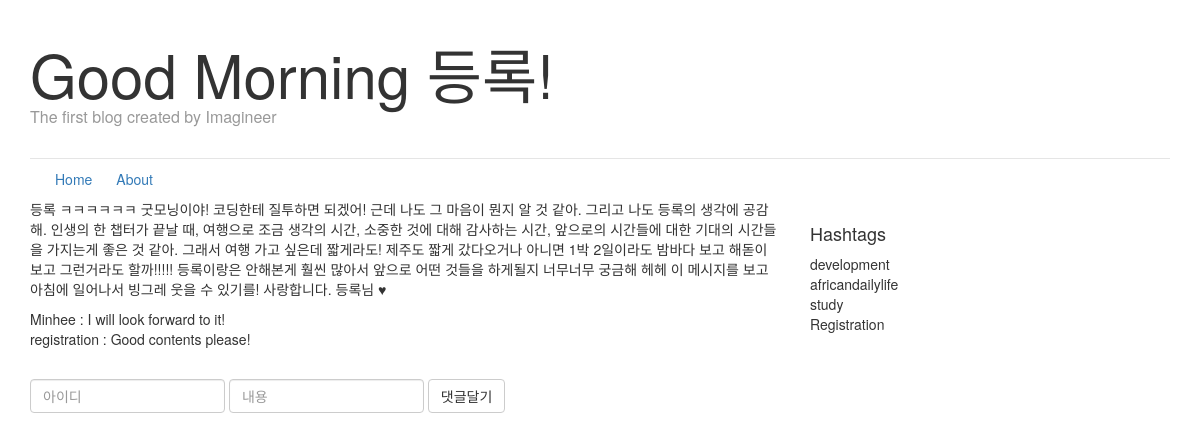
Page /2/ on the committed database.
### feed/models.py (models this page shows, shortened)
class Article(models.Model):
    DEVELOPMENT = "dv"
    PERSONAL = "ps"
    CATEGORY_CHOICES = (
        (DEVELOPMENT, "development"),
        (PERSONAL, "personal"),
    )
    title = models.CharField(max_length=200)
    content = models.TextField()
    category = models.CharField(
        max_length=2,
        choices=CATEGORY_CHOICES,
        default=DEVELOPMENT,
    )
    hashtag = models.ManyToManyField(HashTag)

class Comment(models.Model):
    article = models.ForeignKey(
        Article,
        related_name = "article_comments",
        on_delete=models.CASCADE
    )
    username = models.CharField(max_length=50)
    content = models.TextField(max_length=200)

class HashTag(models.Model):
    name = models.CharField(max_length=50)
    def __str__(self):
        return self.name

### feed/views.py (the view, shortened to what this page needs)
# urls.py: url(r'^(?P<article_id>[0-9]+)/$', views.detail, name='index'),
def detail(request, article_id):
    article = Article.objects.get(id=article_id)
    hashtag_list = HashTag.objects.all()
    ctx = {
        "article" : article,
        "hashtag_list" : hashtag_list,
    }
    if request.method == "GET" :
        pass
    return render(request, "details.html", ctx)

### Templates/details.html (shortened to what this page needs)
{% extends "base.html" %}
{% block body %}
<div class = "container">
  <header class="blog-header">
          <h1 class="blog-title">{{ article.title }}</h1>
          <p class="lead blog-description">The first blog created by Imagineer</p>
  </header>
{% include "navbar.html" %}
  <div class="row">
      <div class="col-md-8 blog-main">
        <div class="blog-post">
          <p> {{article.content}} </p>
        </div>
        <div>
          {% for comment in article.article_comments.all %}
            <div> {{comment.username}} : {{comment.content}}</div>
          {% endfor %}
        </div>
        <div class="reply-form">
          <form class="form-inline" method="post" action="">
            <div>
              <div class="form-group">
                <input placeholder="아이디" class="form-control" name="username" />
              </div>
              <div class="form-group">
                <input placeholder="내용" class="form-control" name="content" />
              </div>
              <div class="form-group">
                <botton class="btn btn-default" type="submit">댓글달기</botton>
              </div>
            </div>
          </form>
        </div>
      </div>
      <aside class="col-md-4 blog-sidebar">
        <div class="sidebar-module">
          <h4>Hashtags</h4>
          <ol class="list-unstyled">
            {% for hashtag in hashtag_list %}
            <li>{{hashtag}}</li>
            {% endfor %}
          </ol>
        </div>
        <div class="sidebar-module"></div>
      </aside>
  </div>
</div>
{% endblock %}

### Static/css/base.css (style rules this page uses)
.blog-header { line-height: 1; border-bottom: 1px solid #e5e5e5; padding-bottom: 1rem!important; padding-top: 1rem!important; display: block; box-sizing: border-box; }
.blog-title { margin-top: 30px; margin-bottom: 0; font-size: 60px; font-weight: normal; }
.blog-description { font-size: 20px; color: #999; }
.lead { margin-bottom: 20px; font-size: 16px; font-weight: 300; line-height: 1.4; }
.sidebar-module { padding: 15px; margin: 0 -15px 15px; }
.list-unstyled { padding-left: 0; list-style: none; }
.reply-form { margin-top: 30px; }

### rows in the picture
Article: title "Good Morning 등록!", content "등록 ㅋㅋㅋㅋㅋㅋ 굿모닝이야! 코딩한테 질투하면 되겠어! 근데 나도 그 마음이 뭔지 알 것 같아. 그리고 나도 등록의 생각에 공감해. 인생의 한 챕터가 끝날 때, 여행으로 조금 생각의 시간, 소중한 것에 대해 감사하는 시간, 앞으로의 시간들에 대한 기대의 시간들을 가지는게 좋은 것 같아. 그래서 여행 가고 싶은데 짧게라도! 제주도 짧게 갔다오거나 아니면 1박 2일이라도 밤바다 보고 해돋이보고 그런거라도 할까!!!!! 등록이랑은 안해본게 훨씬 많아서 앞으로 어떤 것들을 하게될지 너무너무 궁금해 헤헤 이 메시지를 보고 아침에 일어나서 빙그레 웃을 수 있기를! 사랑합니다. 등록님 ♥"
Comment: username "Minhee", content "I will look forward to it!"
Comment: username "registration", content "Good contents please!"
HashTag: name "development"
HashTag: name "africandailylife"
HashTag: name "study"
HashTag: name "Registration"
